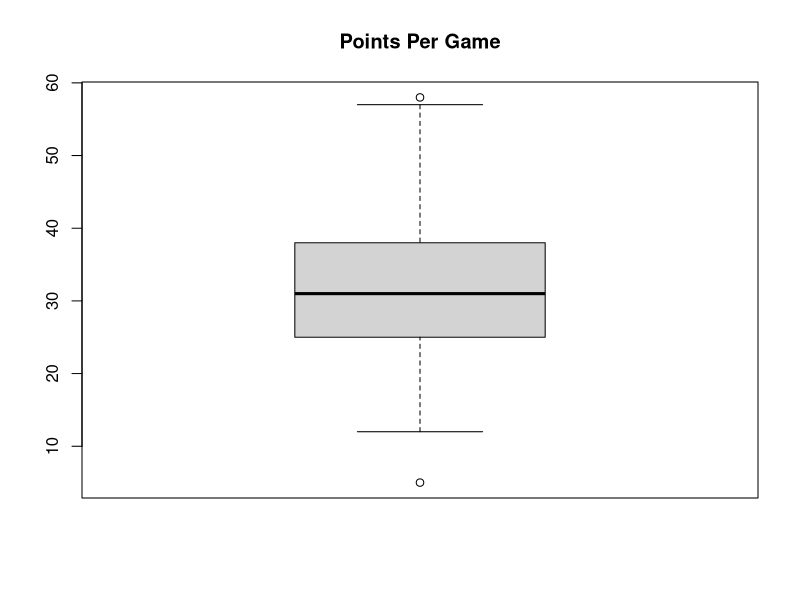
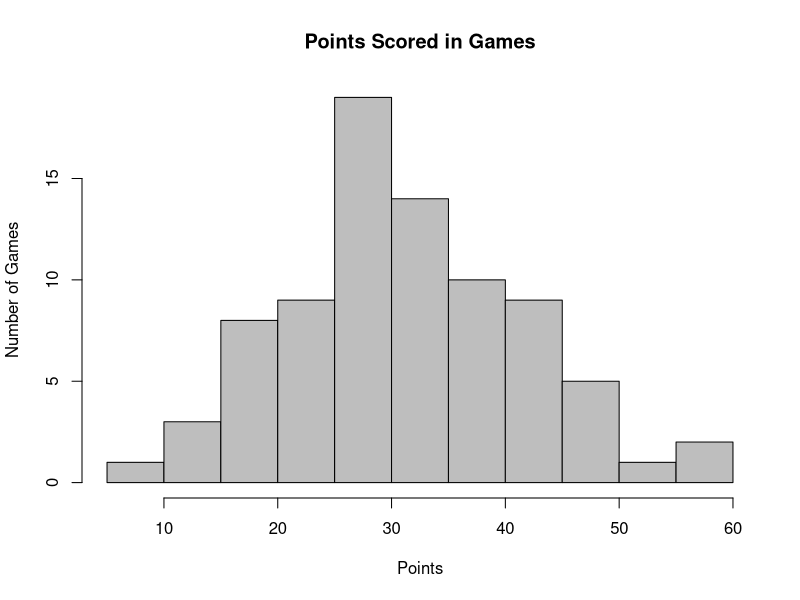
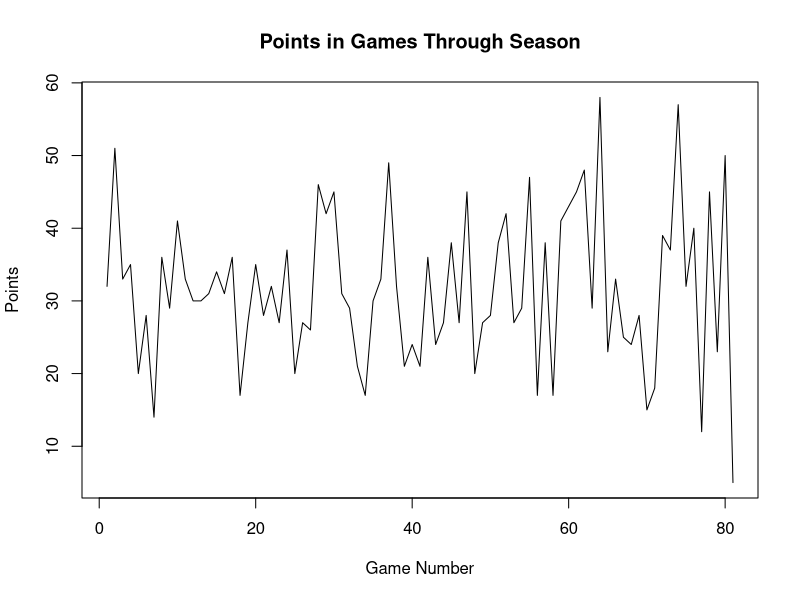
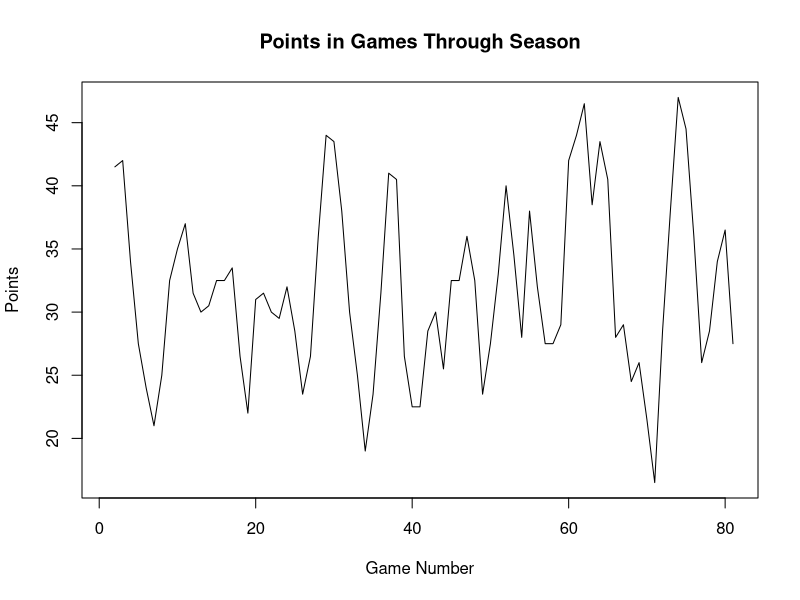
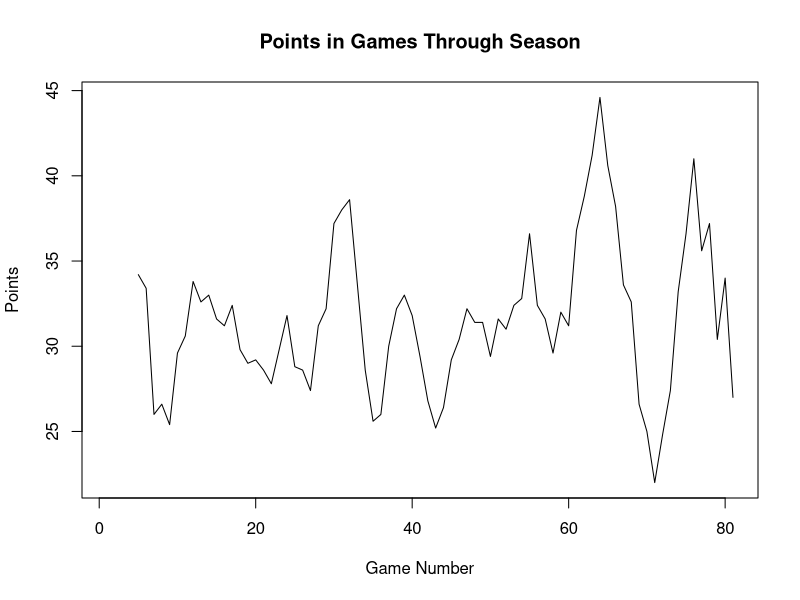
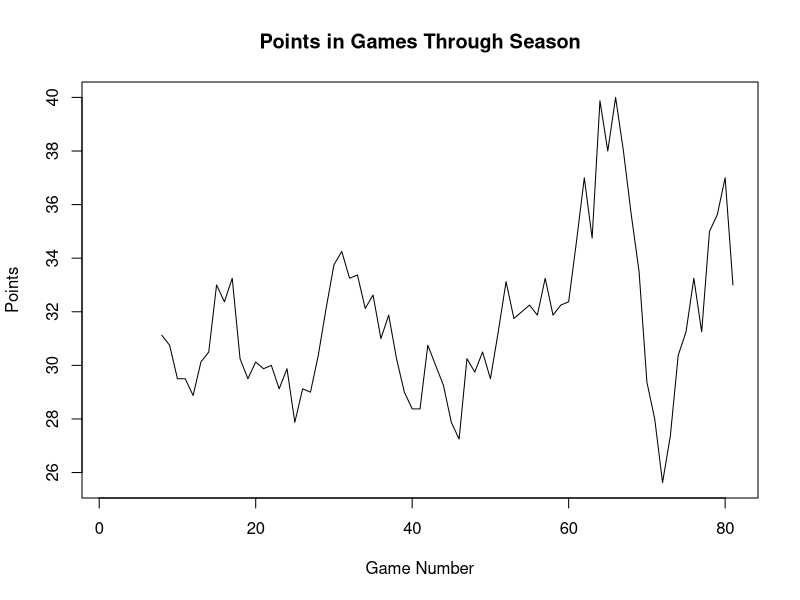
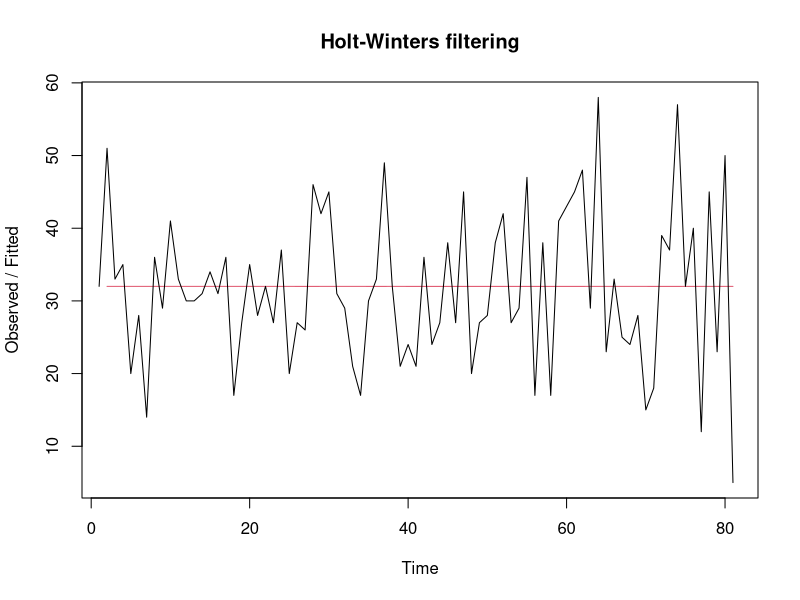
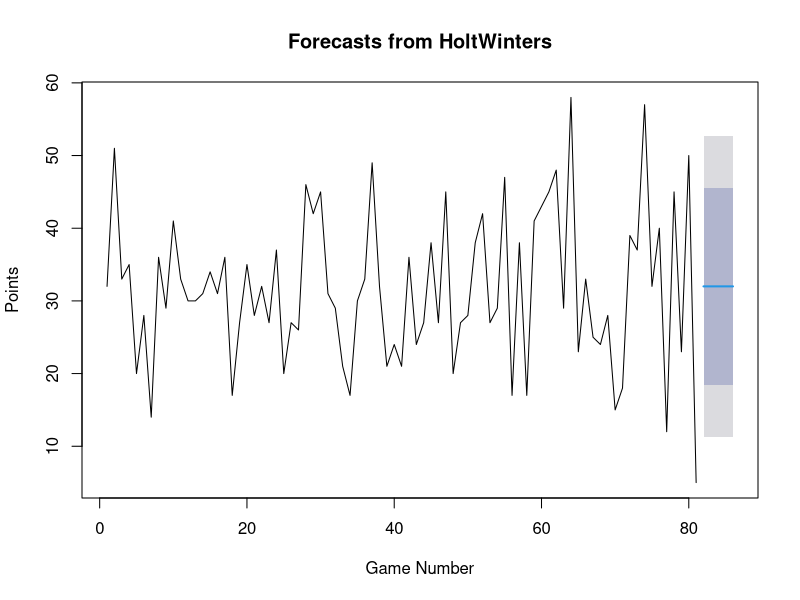

Generate these figures, in order, with R:
##########################################################################################
# Time Series Analysis: Points Per Game by Russell Westbrook in 2016-2017 Season #
# First Model = Simple Exponential Smoothing                                             #
# Second Model = ARIMA(0,0,3) / AM(3)                                                                 #
##########################################################################################

# set up
library("TTR")
library("forecast")

getwd()

stats <- read.csv("OKC Guards Data.csv", row.names=NULL)
head(stats)

# data clean
RW <- stats[which(stats$Player=="Russell Westbrook"),]
RW <- RW[order(RW$Date),]

head(RW)
tail(RW)

RW <- RW[,c('PTS')]
RW <- ts(RW)

RW    # played 81 games in 2016-2017 season

# exploratory analysis and graphs
summary(RW)
boxplot(RW, main="Points Per Game")

hist <- hist(RW, col="gray", xlab="Points", ylab="Number of Games", main="Points Scored in Games")

plot(RW, xlab="Game Number", ylab="Points", main="Points in Games Through Season")

# smooth the data using various spans of simple of moving average and look for trends 
plot(SMA(RW, n=2), xlab="Game Number", ylab="Points", main="Points in Games Through Season")
plot(SMA(RW, n=5), xlab="Game Number", ylab="Points", main="Points in Games Through Season")
plot(SMA(RW, n=8), xlab="Game Number", ylab="Points", main="Points in Games Through Season")


######################################
# SIMPLE EXPONENTIAL SMOOTHING MODEL #
######################################
# plot original values against smoothing model forecast
RW.ts1 <- HoltWinters(RW, alpha=NULL, beta=FALSE, gamma=FALSE, l.start=32)
plot(RW.ts1)

# forecast next 5 games 
# plot forecast with confidence intervals
RWForecast <- forecast(RW.ts1, h=5)
summary(RWForecast)

plot(RWForecast, xlab="Game Number", ylab="Points")

# check to see that there are no correlations between forecast errors for successive predictions
acf(RWForecast$residuals, na.action=na.pass, lag.max=20)  # lags 2 and 3 exceed significance bounds

# Ljung-Box test 
Box.test(RWForecast$residuals, lag=20, type="Ljung-Box")


####################### 
# ARIMA MODEL / MA(3) #
#######################

# use auto.arima function to obtain best ARIMA model
auto.arima(RW)

# plot original values against ARIMA model forecast
RW.ts2 <- arima(RW, order=c(0,0,3))

plot(RW, col='red', xlab="Game Number", ylab="Points", main="Points in Games Through Season")
lines(fitted(RW.ts2), col='blue')

# forecast next 5 games 
# plot forecast with confidence intervals
RWForecast2 <- forecast(RW.ts2, h=5)
summary(RWForecast2)

plot(RWForecast2, xlab="Game Number", ylab="Points")

# check to see that there are no correlations between forecast errors for successive predictions
acf(RWForecast2$residuals, lag.max=20)  # no lags that exceed significance bounds

# Ljung-Box test 
Box.test(RWForecast2$residuals, lag=20, type="Ljung-Box")

